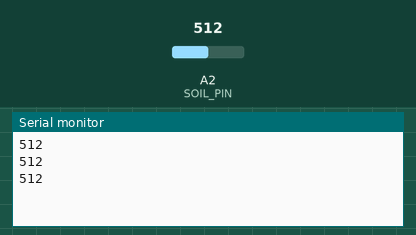
The sketch below on a simulated Arduino Uno, built with avr-gcc and run on an emulated ATmega328P. On the bench: the last lines printed to the serial monitor. Inputs (shaded band) come from the test bench; at power-on: A2 (SOIL_PIN) = 512.

Above: at 1.3 s.
1.4 s: A2 (SOIL_PIN) set to 716
At 1.9 s:
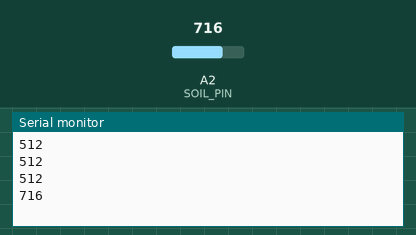
2.9 s: A2 (SOIL_PIN) set to 900
At 3.4 s:
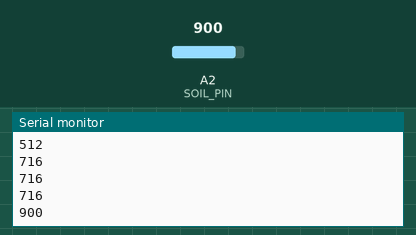
Timing chart, 0 to 5.9 s (numbered marks = the images above; inputs shaded):
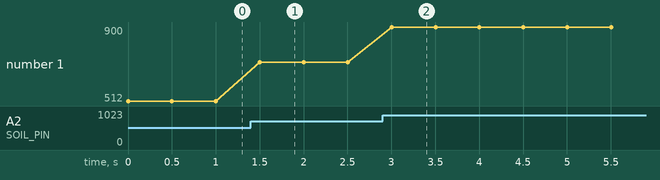

Measured:
- after the input at 1.4 s, the serial monitor: prints a new line after 0.10 s (image 1)
- after the input at 2.9 s, the serial monitor: prints a new line after 0.10 s (image 2)
- plotted number 1: 512 → 716 after the input at 1.4 s, 716 → 900 after the input at 2.9 s

The sketch:

Lesson12_MeasureSoilHumidity.ino
```cpp
// Complete lesson example. See the kit guide for pin and wiring details.
const int SOIL_PIN = A2;
void setup() {
  Serial.begin(9600);
}
void loop() {
  Serial.println(analogRead(SOIL_PIN));
  delay(500);
}
```
